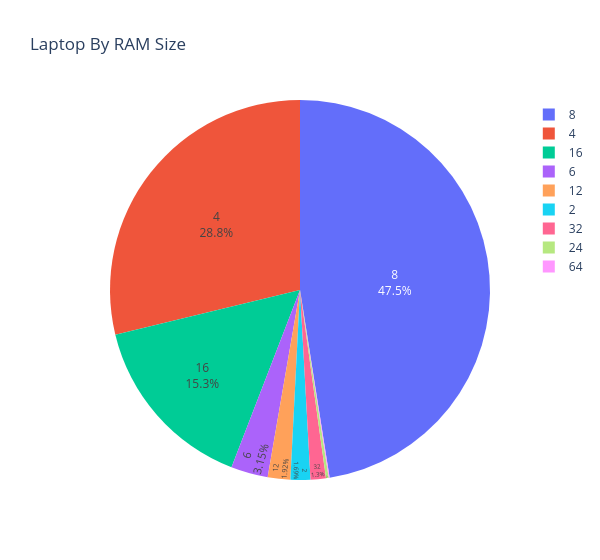

This figure's notebook cell:
### Code cell
import plotly.express as px

# a pie chart detailing the RAM count for the laptops in the data
ram = df['Ram (GB)'].value_counts()

fig = px.pie(ram, values=ram.values, names=ram.index, title='Laptop By RAM Size', width=600)
fig.update_traces(textposition='inside', textinfo='percent+label')
fig.show()

### Figure 1 — Plotly figure (JSON) as saved in the notebook; plotly's stock layout.template omitted (floating-point values rounded to 4 significant figures)
{"data": [{"domain": {"x": [0, 1], "y": [0, 1]}, "hovertemplate": "index=%{label}<br>value=%{value}<extra></extra>", "labels": [8, 4, 16, 6, 12, 2, 32, 24, 64], "legendgroup": "", "name": "", "showlegend": true, "textinfo": "percent+label", "textposition": "inside", "type": "pie", "values": [619, 375, 200, 41, 25, 22, 17, 3, 1]}], "layout": {"legend": {"tracegroupgap": 0}, "title": {"text": "Laptop By RAM Size"}, "width": 600}}
